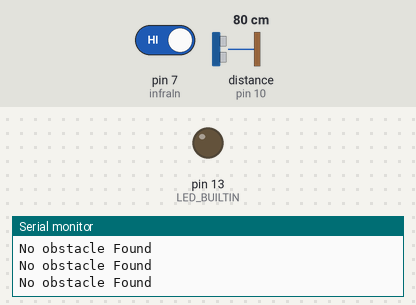
Recording of a sketch running on a simulated Arduino Uno, built with avr-gcc and run on an emulated ATmega328P. Parts: output pins drawn as LEDs (lit = HIGH), the last lines printed to the serial monitor. The inputs (shaded band) are chosen by the test bench; at power-on: pin 7 (infraIn) HIGH, distance to the obstacle (sensor on pin 10) 80 cm. The echo pulse lasts 58.3 µs per cm; pins used as bus, display or sensor lines are not drawn.

Above: at 6.8 s.
6.9 s: pin 7 (infraIn) driven LOW
At 9.8 s:
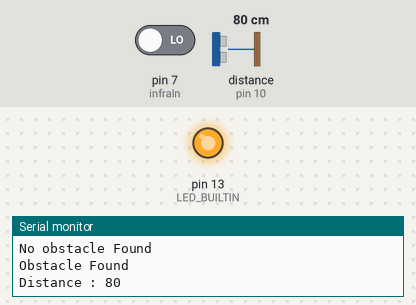
10.8 s: pin 7 (infraIn) driven HIGH
At 13.8 s:
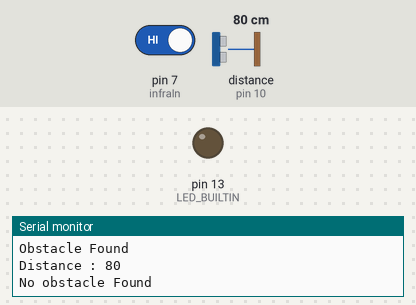
Timing chart, 0 to 15.3 s (numbered marks = the images above; inputs shaded):
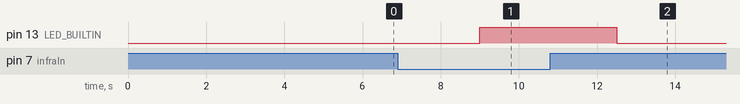

The sketch:

rangeSensor.ino
```cpp
//Define All pins
#define infraIn 7
#define infraVcc 5
#define ultraVcc 8
#define ultraTrig 9
#define ultraEcho 10
void setup() {
  pinMode(infraIn, INPUT);
  pinMode(infraVcc, OUTPUT);
  pinMode(ultraVcc, OUTPUT);
  pinMode(ultraTrig, OUTPUT);
  pinMode(ultraEcho, INPUT);
  pinMode(LED_BUILTIN, OUTPUT);
  long duration,distance;
  Serial.begin(9600);
}

void loop() {
  int isObstacle = HIGH;
  long duration,distance;
  digitalWrite(LED_BUILTIN, LOW);
  digitalWrite(ultraTrig, LOW);
  digitalWrite(infraVcc, LOW);
  digitalWrite(ultraVcc, LOW);
  delayMicroseconds(90);
  digitalWrite(infraVcc, HIGH);
  isObstacle=digitalRead(infraIn);
  if(isObstacle == LOW)
  {
    digitalWrite(LED_BUILTIN, HIGH);
    Serial.println("Obstacle Found");
    digitalWrite(ultraVcc, HIGH);
    delay(500);
    digitalWrite(ultraTrig, HIGH);
    delayMicroseconds(10);
    digitalWrite(ultraTrig, LOW);
    duration = pulseIn(ultraEcho, HIGH);
    distance = duration/58.2;
    Serial.print("Distance : ");
    Serial.println(distance);
    delay(3000);
  }
  else
  {
    Serial.println("No obstacle Found");
    delay(3000);
  }
}
```

Measured:
- after the input at 6.9 s, pin 13 (LED_BUILTIN): LOW → HIGH after 2.1 s
- after the input at 10.8 s, pin 13 (LED_BUILTIN): HIGH → LOW after 1.7 s
